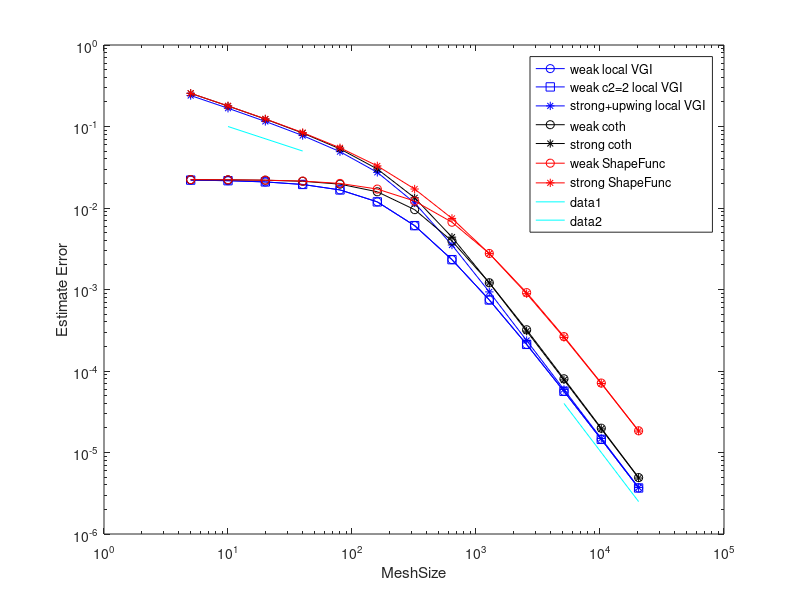

Here is the MATLAB script that generated this plot:
MeshSize = [5,10,20,40,80,160,320,640,1280,2560,5120,10240,20480];
weakconvergence = [2.198916e-02, 2.161874e-02, 2.088228e-02, 1.943313e-02, 1.666919e-02, 1.190118e-02, 6.077960e-03, 2.324555e-03, 7.447785e-04, 2.121011e-04, 5.638954e-05, 1.449901e-05,3.672210e-06];
weakc2 = [2.199782e-02,2.163459e-02,2.090697e-02,1.946071e-02,1.667559e-02,1.188850e-02,6.077960e-03,2.324555e-03,7.447785e-04,2.121011e-04,5.638954e-05,1.449901e-05,3.672210e-06];
strongConvergence = [2.398669e-01,1.674838e-01, 1.154416e-01,7.746865e-02,4.909364e-02,2.737814e-02,1.155087e-02,3.514771e-03,9.344938e-04,2.368000e-04,5.940368e-05,1.486373e-05,3.716735e-06];
strong =            [2.455437e-01,1.716407e-01, 1.180798e-01, 7.894313e-02,4.968957e-02,2.753870e-02, 1.208174e-02, 3.553499e-03, 9.344938e-04,2.368000e-04,5.940368e-05,1.486373e-05,3.716735e-06];

weakUpwind = [2.206256e-02,2.176456e-02,2.385165e-02,2.000167e-02,1.776761e-02,1.392192e-02,6.082941e-03,4.112165e-03,1.116483e-03,2.459804e-04,5.638954e-05,1.449901e-05,3.672210e-06];
loglog(MeshSize,weakconvergence,'bo-');
hold on
loglog(MeshSize,weakc2,'bs-');
hold on
loglog(MeshSize,strongConvergence,'b*-');
hold on
%legend('weak convergence','strong+upwind Convergence')

for i = 1:length(MeshSize)-1
    ratioWeak(i) = weakconvergence(i)^0.5/weakconvergence(i+1)^0.5;
    ratioStrong(i) = strongConvergence(i)^0.5/strongConvergence(i+1)^0.5;
end

ratioWeak
%ratioStrong


weakCoth = [4.962425e-04, 4.917035e-04, 4.806417e-04, 4.526546e-04, 3.848321e-04, 2.501553e-04, 9.113144e-05, 1.546318e-05,1.465137e-06, 1.027640e-07, 6.449124e-09, 3.949815e-10, 2.425410e-11];
strongCoth = [6.517667e-02, 3.185333e-02, 1.520667e-02, 6.913333e-03, 2.826681e-03, 9.061375e-04, 1.776801e-04, 1.927621e-05, 1.449696e-06, 9.533588e-08, 6.036786e-09, 3.785406e-10, 2.367827e-11];
loglog(MeshSize,weakCoth.^0.5,'ko-');
hold on
loglog(MeshSize,strongCoth.^0.5,'k*-');
hold on
weakSqrt = [4.964340e-04, 4.924064e-04, 4.829989e-04, 4.591647e-04, 3.965009e-04, 2.587315e-04, 9.284811e-05, 1.556102e-05, 1.467560e-06, 1.028048e-07, 6.449736e-09, 3.949906e-10, 2.425424e-11];
strongSqrt = [6.549647e-02, 3.215928e-02, 1.548435e-02, 7.135005e-03, 2.953778e-03, 9.402211e-04, 1.806632e-04, 1.937604e-05, 1.451697e-06, 9.536935e-08, 6.037318e-09, 3.785490e-10, 2.367840e-11];

%loglog(MeshSize,weakSqrt,'yo-');
%hold on
%loglog(MeshSize,strongSqrt,'y*-');
%hold on

weakShapeFunc = [4.963433e-04, 4.920933e-04, 4.821034e-04, 4.578154e-04, 4.011425e-04, 2.913658e-04, 1.481040e-04, 4.476470e-05, 7.673228e-06, 8.380572e-07, 6.987936e-08, 5.063594e-09, 3.414206e-10];
strongShapeFunc = [6.534456e-02, 3.202239e-02, 1.537790e-02, 7.088234e-03, 3.006170e-03, 1.080375e-03, 2.923526e-04, 5.559183e-05, 7.594825e-06, 7.888099e-07, 6.670342e-08, 4.929153e-09, 3.366036e-10];
strong = [2.455437e-01,1.716407e-01, 1.180798e-01, 7.894313e-02,4.968957e-02,2.753870e-02, 1.208174e-02, 3.553499e-03, 9.344938e-04,2.368000e-04,5.940368e-05,1.486373e-05,3.716735e-06];

loglog(MeshSize,weakShapeFunc.^0.5,'ro-');
hold on
loglog(MeshSize,strongShapeFunc.^0.5,'r*-');
hold on
%loglog(MeshSize,strong,'y*-');
%hold on
legend('weak local VGI','weak c2=2 local VGI','strong+upwing local VGI','weak coth','strong coth','weak ShapeFunc','strong ShapeFunc')
xlabel('MeshSize')
ylabel('Estimate Error')

hold on
x = [5120,20480];
y = [4.0000e-05, 0.2500e-05];
loglog(x,y,'c');

hold on
x = [10,40];
y = [1.0000e-01, 0.500e-01];
loglog(x,y,'c');

% test = [3.827711e-03,1.243511e-02,3.018798e-02,5.001553e-02,6.203483e-02];
% h = [1/128,1/64,1/32,1/16,1/8];
% figure(4)
% loglog(h,test)
% 
% hold on
% x = [1/128,1/32];
% y = [0.5e-3, 0.008];
% xlim([1e-3,1e-1])
% loglog(x,y,'r');


% %[2.199782e-02,2.163459e-02,2.090697e-02,1.946071e-02,1.667559e-02,1.188850e-02,6.077960e-03,2.324555e-03,7.447785e-04,2.121011e-04,5.638954e-05,1.449901e-05,3.672210e-06];
% c22Iter = [192,173,102,63,37,19,1,1,1,1,1,1,1];
% c21Iter = [128,124,122,124,123,115,1,1,1,1,1,1,1];
% figure(4)
% loglog(MeshSize,c21Iter,'o-')
% hold on
% loglog(MeshSize,c22Iter,'o-')
% legend('c2=1 Iteration Number','c2=2 Iteration Number')
%[2.198916e-02, 2.161874e-02, 2.088228e-02, 1.943313e-02, 1.666919e-02, 1.190118e-02, 6.077960e-03, 2.324555e-03, 7.447785e-04, 2.121011e-04, 5.638954e-05, 1.449901e-05];